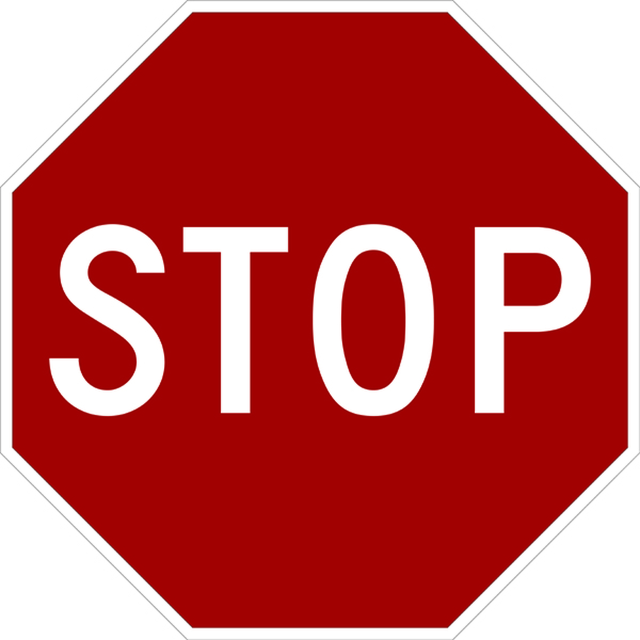
#> input picture Zadanie7/obr/stopka.jpg, 1280 x 1280 px (shown at 1/2 size)
$ python detect.py
#> lines starting #> are read from the running program, lines starting #| are printed output that depends on the picture; after the words box and inside, x2 and y2 are one past the last pixel; in counts of white or black regions, pixels touching at a corner belong together
import numpy as np
import cv2 as cv
import matplotlib.pyplot as plt


if __name__ == '__main__':
    training_original = cv.imread('../Zadanie7/obr/stopka.jpg', 0)
#> training_original: shape (1280, 1280); min 34, max 255, mean 116.6
    training_brgTOrgb = cv.cvtColor(training_original, cv.COLOR_BGR2RGB)

    test_original = cv.imread('stop.jpg', 0)
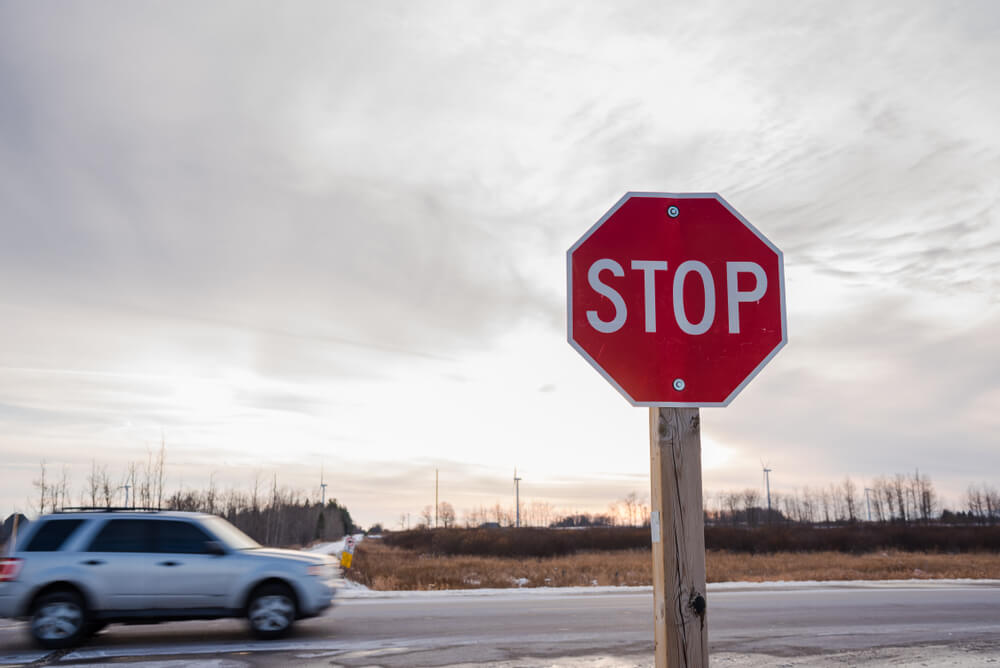
#> input picture Zadanie9/stop.jpg, 1000 x 668 px
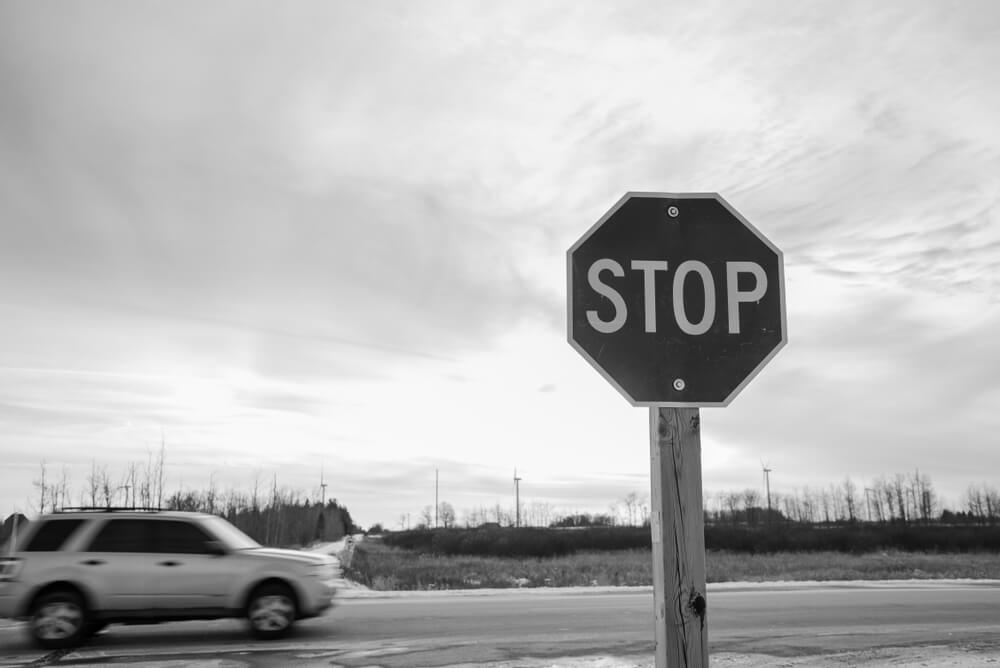
#> test_original: shape (668, 1000); min 0, max 255, mean 181.6
    test_brgTOrgb = cv.cvtColor(test_original, cv.COLOR_BGR2RGB)


    test_brgTOrgb = cv.pyrDown(test_brgTOrgb)
#> test_brgTOrgb: shape (334, 500, 3)
    test_brgTOrgb = cv.pyrDown(test_brgTOrgb)
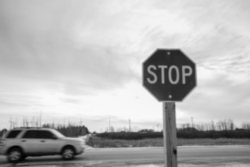
#> test_brgTOrgb: shape (167, 250, 3); min 2, max 250, mean 181.7

    # [6 lines of commented-out code are left out]

    fx, plots = plt.subplots(1, 2, figsize=(20, 10))
    plots[0].set_title("Training Image")
    plots[0].imshow(training_brgTOrgb)
    plots[1].set_title("Testing Image")
    plots[1].imshow(test_brgTOrgb)
    plt.show()
    #########################################################
    sift = cv.SIFT_create(800)

    train_keypoints, train_descriptor = sift.detectAndCompute(training_original, None)
#> train_keypoints = 800 keypoints; strongest (x, y, size): (1061, 559, 64.1), (979, 790, 47.9), (471, 790, 48.2), (133, 750, 46.5)

    test_keypoints, test_descriptor = sift.detectAndCompute(test_original, None)
#> test_keypoints = 801 keypoints; strongest (x, y, size): (675, 294, 138.2), (133, 508, 2.4), (52, 533, 25.7), (139, 508, 1.8)
    #########################################################
    keypoints_without_size = np.copy(training_brgTOrgb)
    keypoints_with_size = np.copy(training_brgTOrgb)

    cv.drawKeypoints(training_brgTOrgb, train_keypoints, keypoints_without_size, color=(0, 255, 0))
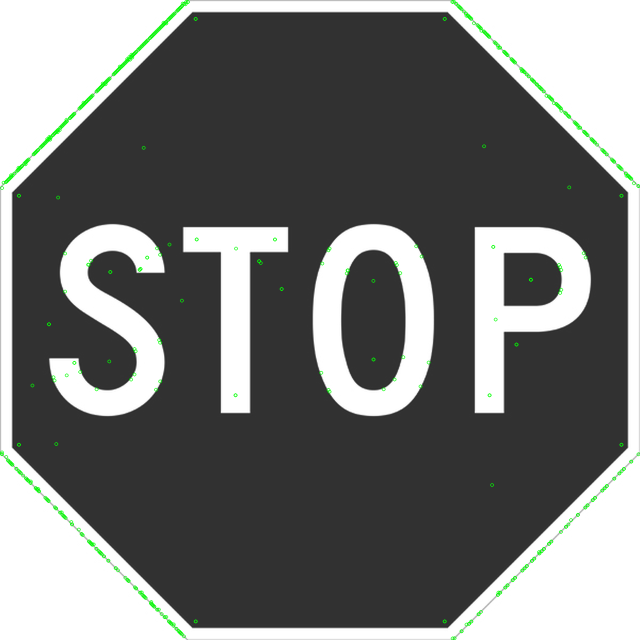
#> keypoints_without_size: shape (1280, 1280, 3) (shown at 1/2 size); mean R, G, B 115.2, 116.9, 115.2
    cv.drawKeypoints(training_brgTOrgb, train_keypoints, keypoints_with_size, flags=cv.DRAW_MATCHES_FLAGS_DRAW_RICH_KEYPOINTS)
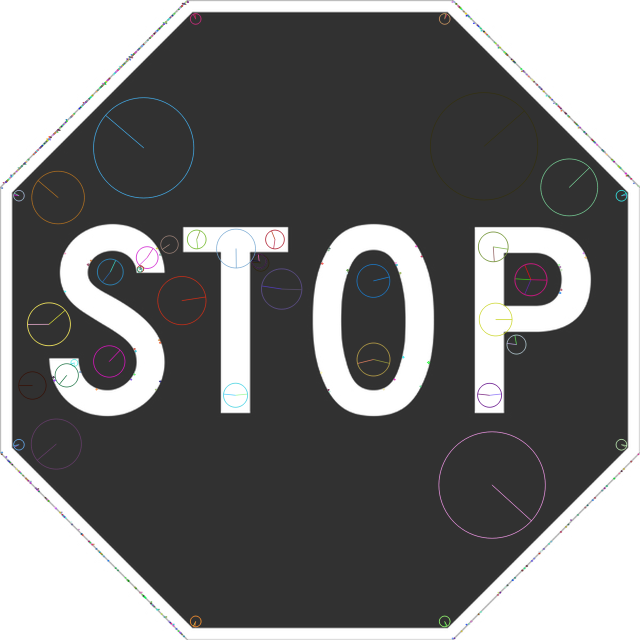
#> keypoints_with_size: shape (1280, 1280, 3) (shown at 1/2 size); mean R, G, B 116.7, 116.7, 116.7

    fx, plots = plt.subplots(1, 2, figsize=(20, 10))
    plots[0].set_title("Train keypoints With Size")
    plots[0].imshow(keypoints_with_size, cmap='gray')
    plots[1].set_title("Train keypoints Without Size")
    plots[1].imshow(keypoints_without_size, cmap='gray')
    plt.show()

    print("Number of Keypoints Detected In The Training Image: ", len(train_keypoints))
#| Number of Keypoints Detected In The Training Image:  800
    print("Number of Keypoints Detected In The TestingImage: ", len(test_keypoints))
#| Number of Keypoints Detected In The TestingImage:  801
    ##################################################
    bf = cv.BFMatcher(cv.NORM_L1, crossCheck=False)

    matches = bf.match(train_descriptor, test_descriptor)
#> matches = 800 matches

    matches=sorted(matches, key=lambda x: x.distance)

    result = cv.drawMatches(training_brgTOrgb, train_keypoints, test_brgTOrgb, test_keypoints, matches, test_brgTOrgb, flags=2)
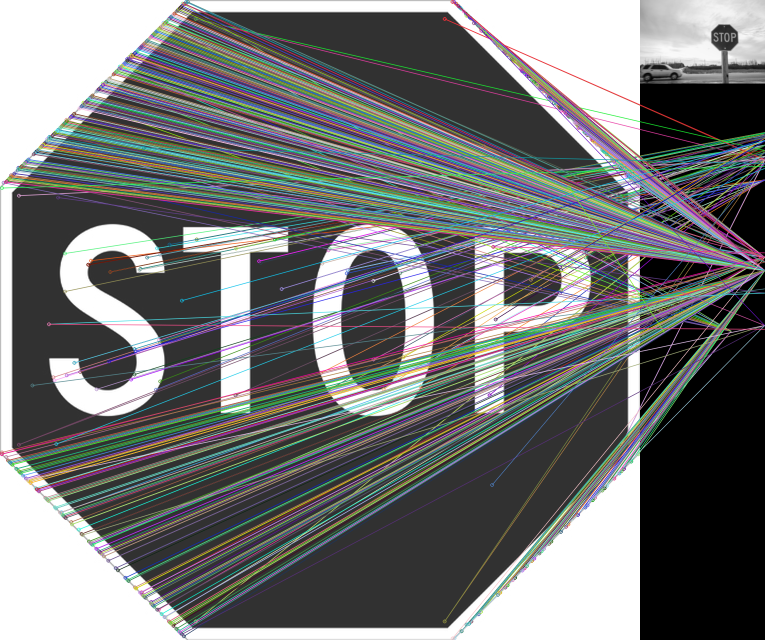
#> result: shape (1280, 1530, 3) (shown at 1/2 size); mean R, G, B 114.7, 116.5, 116.4
    plt.figure()
    plt.rcParams['figure.figsize'] = [14.0, 7.0]
    plt.title('Best Matching Points')
    plt.imshow(result)
    plt.show()
    print("\nNumber of Matching Keypoints Between The Training and Testing Images: ", len(matches))
#| Number of Matching Keypoints Between The Training and Testing Images:  800
    ###################################################
    good_matches = matches[:25]
#> good_matches = 25 matches
    src_pts = np.float32([train_keypoints[m.queryIdx].pt for m in good_matches]).reshape(-1, 1, 2)
#> src_pts = 25 rows, first 8: [800, 545.8], [129.6, 582.6], [806.2, 713.9], [106.5, 754.1], [1166.9, 506], [311.5, 778.9], [793.1, 529.6], [656.5, 500.1]
    dst_pts = np.float32([test_keypoints[m.trainIdx].pt for m in good_matches]).reshape(-1, 1, 2)
#> dst_pts = 25 rows, first 8: [682, 304.7], [612.5, 290], [682, 304.7], [612.5, 290], [612.5, 290], [612.5, 290], [682, 304.7], [583.4, 359.5]
    M, mask = cv.findHomography(src_pts, dst_pts, cv.RANSAC, 5.0)
#> M = [[-0.735, -0.0624, 645.6], [-0.341, 0.0387, 251.3], [-0.0012, -3.26e-05, 1]]; mask = 25 values, max 1 at index 2, min 0 at index 0, mean 0.32
    matchesMask = mask.ravel().tolist()
#> matchesMask has the same summary as mask
    h, w = training_brgTOrgb.shape[:2]
#> h = 1280; w = 1280
    pts = np.float32([[0, 0], [0, h - 1], [w - 1, h - 1], [w - 1, 0]]).reshape(-1, 1, 2)
    dst = cv.perspectiveTransform(pts, M)
#> dst = [[645.6, 251.3], [590.4, 314], [654.8, 237.3], [555.7, 349.8]]
    dst += (w, 0)
#> dst = [[1925.6, 251.3], [1870.4, 314], [1934.8, 237.3], [1835.7, 349.8]]

    draw_params = dict(matchColor=(0, 255, 0), singlePointColor =None,matchesMask =matchesMask, flags =2)
#> draw_params = 4 items

    img3 = cv.drawMatches(training_original, train_keypoints, test_original, test_keypoints, good_matches, None, **draw_params)
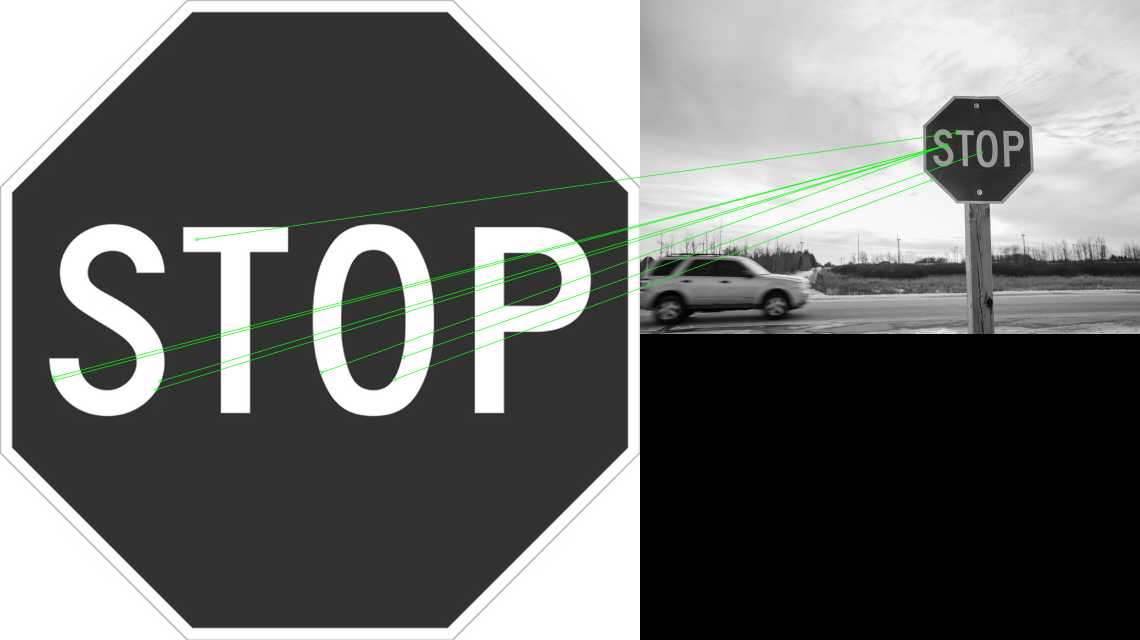
#> img3: shape (1280, 2280, 3) (shown at 1/2 size); mean of channels 0, 1, 2 106.1, 107.6, 106.1; drawn as B, G, R

    img3 = cv.polylines(img3, [np.int32(dst)], True, (255, 0, 0), 3, cv.LINE_AA)
#> img3: shape (1280, 2280, 3); 0.04% of pixels changed, all inside (x1, y1, x2, y2) = (1832, 234, 1938, 353)
    plt.figure()
    plt.title('Found Object')
    plt.imshow(img3)
    plt.show()
